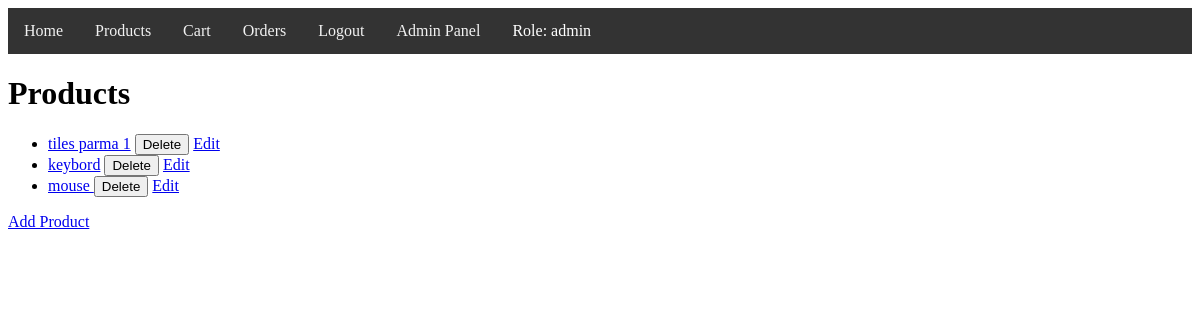
Page /products (signed in) on the earlier database version.
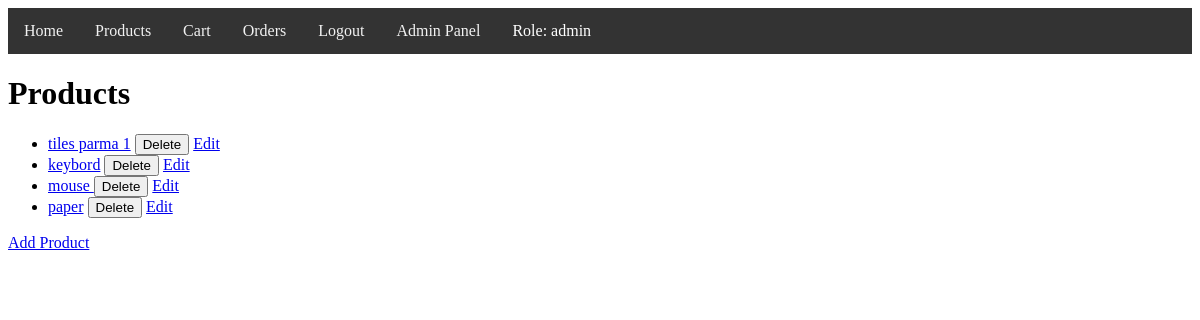
Same page on the later database version.
### models/product/product.py (models this page shows)
class Product(db.Model):
    id = db.Column(db.Integer, primary_key=True)
    name = db.Column(db.String(150), unique=True, nullable=False)
    description = db.Column(db.String(500), nullable=False)
    price = db.Column(db.Float, nullable=False)

### controllers/product/product_view.py (the view)
@product_blueprint.route('/products')
def products():
    if 'user_id' not in session:
        flash('You need to be logged in to view this page.', 'danger')
        return redirect(url_for('user.login'))
    all_products = Product.query.all()
    user = User.query.get(session.get('user_id')) if 'user_id' in session else None
    return render_template('products.html', products=all_products, user=user)

### templates/products.html (shortened to what this page needs)
{% extends "base.html" %}
{% block content %}
<h1>Products</h1>
<ul>
    {% for product in products %}
    <li>
        <a href="{{ url_for('product.product_detail', product_id=product.id) }}">{{ product.name }}</a>
        {% if session.get('user_id') %}
            {% if session.get('role') in ['admin', 'user'] %}
                <form method="POST" action="{{ url_for('product.delete_product', product_id=product.id) }}" style="display:inline;">
                    <button type="submit">Delete</button>
                </form>
                <a href="{{ url_for('product.edit_product', product_id=product.id) }}">Edit</a>
            {% elif session.get('role') == 'client' %}
                <form method="POST" action="{{ url_for('order.add_to_cart', product_id=product.id) }}" style="display:inline;">
                    <input type="number" name="quantity" value="1" min="1" style="width: 50px;">
                    <button type="submit">Add to Cart</button>
                </form>
            {% endif %}
        {% endif %}
    </li>
    {% endfor %}
</ul>
{% if session.get('user_id') and session.get('role') in ['admin', 'user'] %}
    <a href="{{ url_for('product.add_product') }}">Add Product</a>
{% endif %}
{% endblock %}

Differences in the rows shown:
added Product: name "paper"
